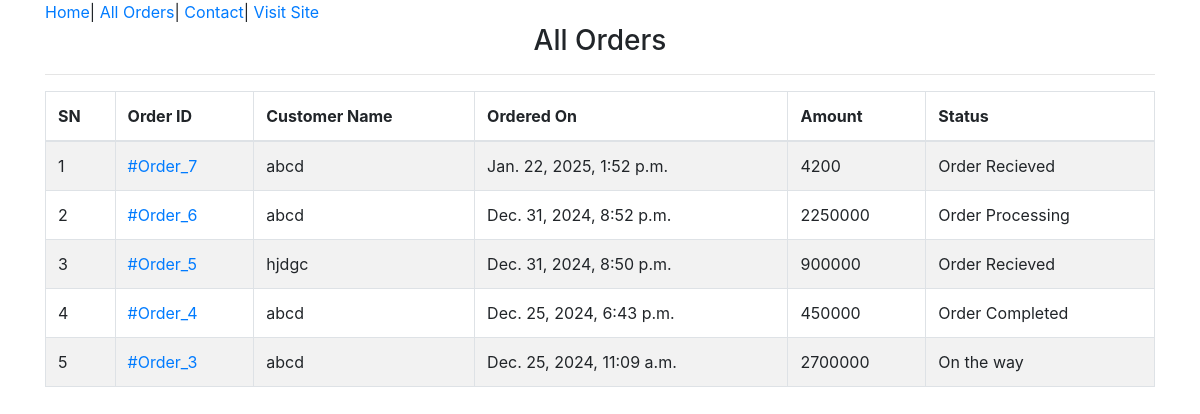
The app's page /admin-all-orders/ (signed in), older data.
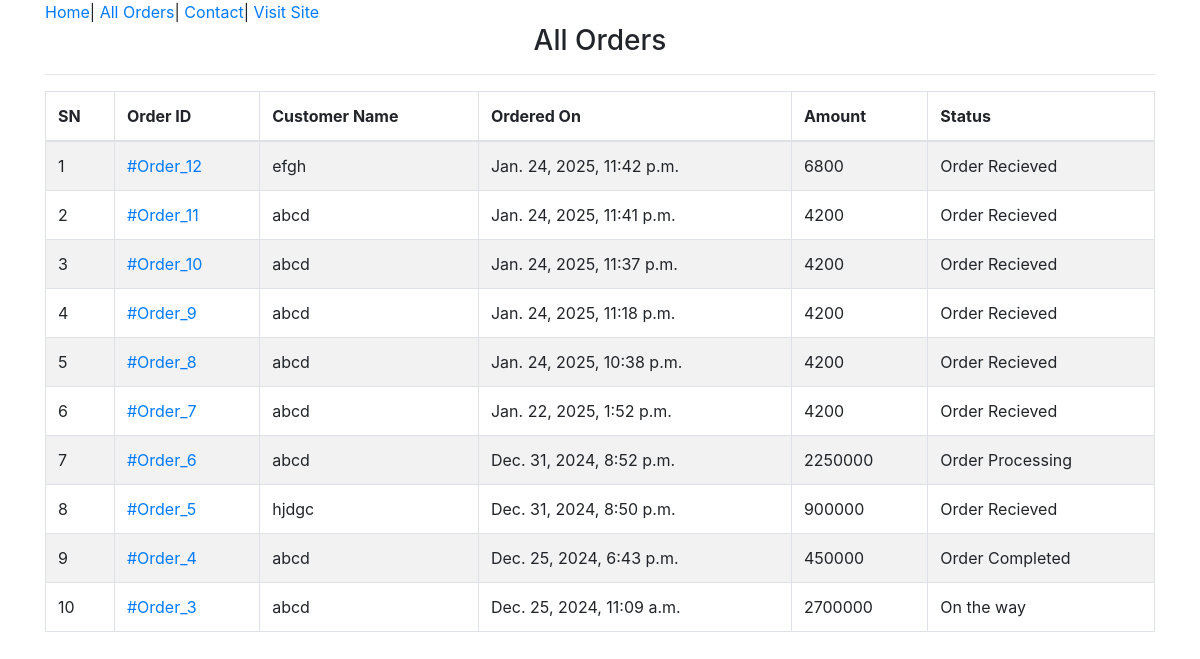
The same page, newer data.
### ecomapp/models.py (models this page shows, shortened)
class Order(models.Model):
    cart = models.OneToOneField(Cart, on_delete=models.CASCADE)
    ordered_by = models.CharField(max_length=200)
    shipping_address = models.CharField(max_length=200)
    mobile = models.CharField(max_length=10)
    email = models.EmailField(null=True, blank=True)
    subtotal = models.PositiveIntegerField()
    discount = models.PositiveIntegerField()
    total = models.PositiveIntegerField()
    order_status = models.CharField(max_length=50, choices=ORDER_STATUS)
    created_at = models.DateTimeField(auto_now_add=True)
    payment_method = models.CharField(max_length=20, choices=METHOD, default="Cash on Delivery")
    payment_completed = models.BooleanField(default=False, null=True, blank=True)

### ecomapp/views.py (the view)
# urls.py: path("admin-all-orders/",AdminOrderListView.as_view(),name="adminorderlist"),
class AdminOrderListView(AdminRequiredMixin,ListView):
    template_name="adminpages/adminorderlist.html"
    queryset=Order.objects.all().order_by("-id")
    context_object_name="allorders"
    def get_context_data(self, **kwargs):
        context=super().get_context_data(**kwargs)
        context['allorders']=Order.objects.all().order_by("-id")
        return context

### ecomapp/views.py (called while the page is built)
    def dispatch(self, request, *args, **kwargs):
        if request.user.is_authenticated and request.session.get("admin_logged_in"):
            return super().dispatch(request, *args, **kwargs)
        else:
            return redirect("/admin-login/")

### templates/adminpages/adminorderlist.html (shortened to what this page needs)
{% extends 'adminpages/adminbase.html' %}
{% block content %}
    <div class="container">
        <div class="row">
            <div class="col-md-12">
                <h3 class="text-center">All Orders</h3><hr>
                <table class="table table-bordered table-striped">
                    <thead>
                        <tr>
                            <th>SN</th>
                            <th>Order ID</th>
                            <th>Customer Name</th>
                            <th>Ordered On</th>
                            <th>Amount</th>
                            <th>Status</th>
                        </tr>
                    </thead>
                    <tbody>
                        {% for order in allorders %}
                            <tr>
                                <td>{{ forloop.counter }}</td>
                                <td><a href="{% url 'ecomapp:adminorderdetail' order.id %}">#Order_{{ order.id }}</a></td>
                                <td>{{ order.ordered_by }}</td>
                                <td>{{ order.created_at }}</td>
                                <td>{{ order.total }}</td>
                                <td>{{ order.order_status }}</td>
                            </tr>
                        {% endfor %}
                    </tbody>
                </table>
            </div>
        </div>
    </div>
{% endblock %}

### templates/adminpages/adminbase.html (shortened to what this page needs)
<!DOCTYPE html>
<html lang="en">
    <head>
        <link rel="stylesheet" href="https://stackpath.bootstrapcdn.com/bootstrap/4.5.2/css/bootstrap.min.css">
    </head>
    <body>
        <div class="container">
            <a href="{% url 'ecomapp:adminhome' %}">Home</a>|
            <a href="{% url 'ecomapp:adminorderlist' %}">All Orders</a>|
            <a href="{% url 'ecomapp:admincontact' %}">Contact</a>|
            <a href="{% url 'ecomapp:home' %}" target"_blank">Visit Site</a>
        </div>
        {% block content %}
        {% endblock %}
    </body>
</html>

Row changes from the older to the newer data that the page shows:
added Order: id "12", ordered_by "efgh", created_at "Jan. 24, 2025, 11:42 p.m.", total "6800", order_status "Order Recieved"
added Order: id "11", ordered_by "abcd", created_at "Jan. 24, 2025, 11:41 p.m.", total "4200", order_status "Order Recieved"
added Order: id "10", ordered_by "abcd", created_at "Jan. 24, 2025, 11:37 p.m.", total "4200", order_status "Order Recieved"
added Order: id "9", ordered_by "abcd", created_at "Jan. 24, 2025, 11:18 p.m.", total "4200", order_status "Order Recieved"
added Order: id "8", ordered_by "abcd", created_at "Jan. 24, 2025, 10:38 p.m.", total "4200", order_status "Order Recieved"
